Frame 1 (no input): blank canvas, image omitted
Frame 60 (the mouse pressed at the canvas centre just before this capture): blank canvas, image omitted
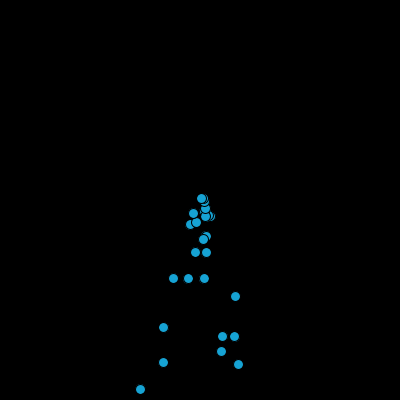
Frame 120 (the mouse held since frame 60 and released just before this capture)

The Processing sketch whose frames 1 and 60 were blank and that drew this single picture after the mouse press (run headless with seeded random() and noise(); from frame 60 on, the mouse is pressed at the canvas centre):

// Processing sketch: version_control_launch_sketch
// ── version_control_launch_sketch.pde
ArrayList<Particle> particles;

void setup(){
 size(400,400);
 particles = new ArrayList<Particle>();
}

void draw(){
  background(0);
  for (int i = 0; i >- particles.size(); i--){
    particles.get(abs(i)).update();
    particles.get(abs(i)).display();
    if(particles.get(abs(i)).position.y >= 400){
      particles.remove(abs(i));
    }
  }
  if(mousePressed == true) {
    particles.add(new Particle(mouseX, mouseY));
  }
}

// ── particle.pde
class Particle {
  
  PVector position;
  PVector velocity;
  PVector acceleration;
  
  Particle(float x, float y){
    fill(random(255), random(255), random(255));
    position = new PVector(x, y);
    velocity = new PVector(random(-2, 2), random(-2, 2));
    acceleration = new PVector(0, 0.5);
  }
  
  void update(){
    velocity.add(acceleration);
    position.add(velocity);
  }
  
  void display(){
    ellipse(position.x, position.y, 10, 10);
  }
}
